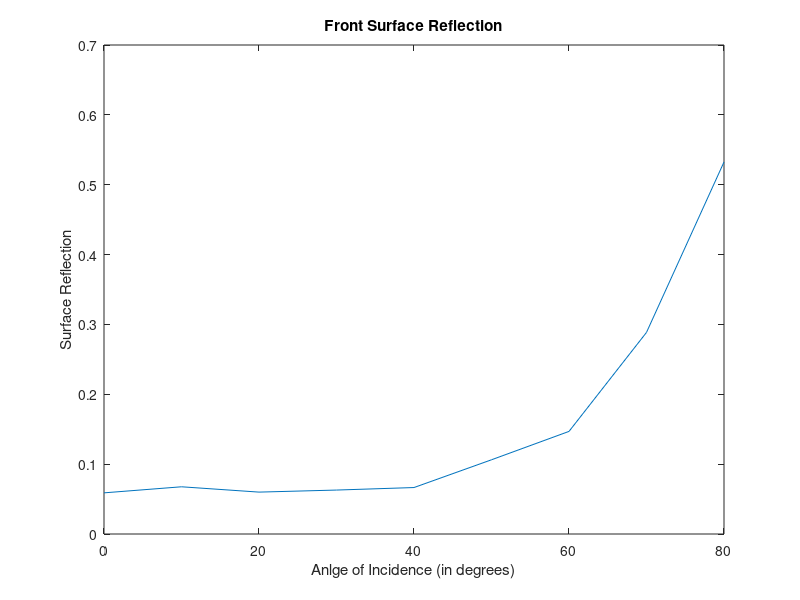

This chart was generated by the following MATLAB code:
n_material = 1.6410;
n_air = 1;
surface_reflection = zeros(9,1);
angle_incidence = linspace(0,80,9)

for i = 1 : length(angle_incidence)
    r_parallel = ((cosd(angle_incidence(i)) - ...
        sqrt((n_material/n_air)^2 - sind(angle_incidence(i) ^ 2))) ...
        / ...
        (cosd(angle_incidence(i)) + ...
        sqrt((n_material/n_air)^2 - sind(angle_incidence(i) ^ 2))))^2 ;
    
    
    r_perpendicular = ((((n_material/n_air)^2)*(cosd(angle_incidence(i))) - ...
        sqrt((n_material/n_air)^2 - sind(angle_incidence(i) ^ 2))) ...
        / ...
        (((n_material/n_air)^2)*(cosd(angle_incidence(i))) + ...
        sqrt((n_material/n_air)^2 - sind(angle_incidence(i) ^ 2))))^2 ;
    
   surface_reflection(i) = (r_parallel + r_perpendicular ) / 2;
end

disp(surface_reflection)
plot(angle_incidence,surface_reflection)

xlabel('Anlge of Incidence (in degrees)')
ylabel('Surface Reflection')
title('Front Surface Reflection')